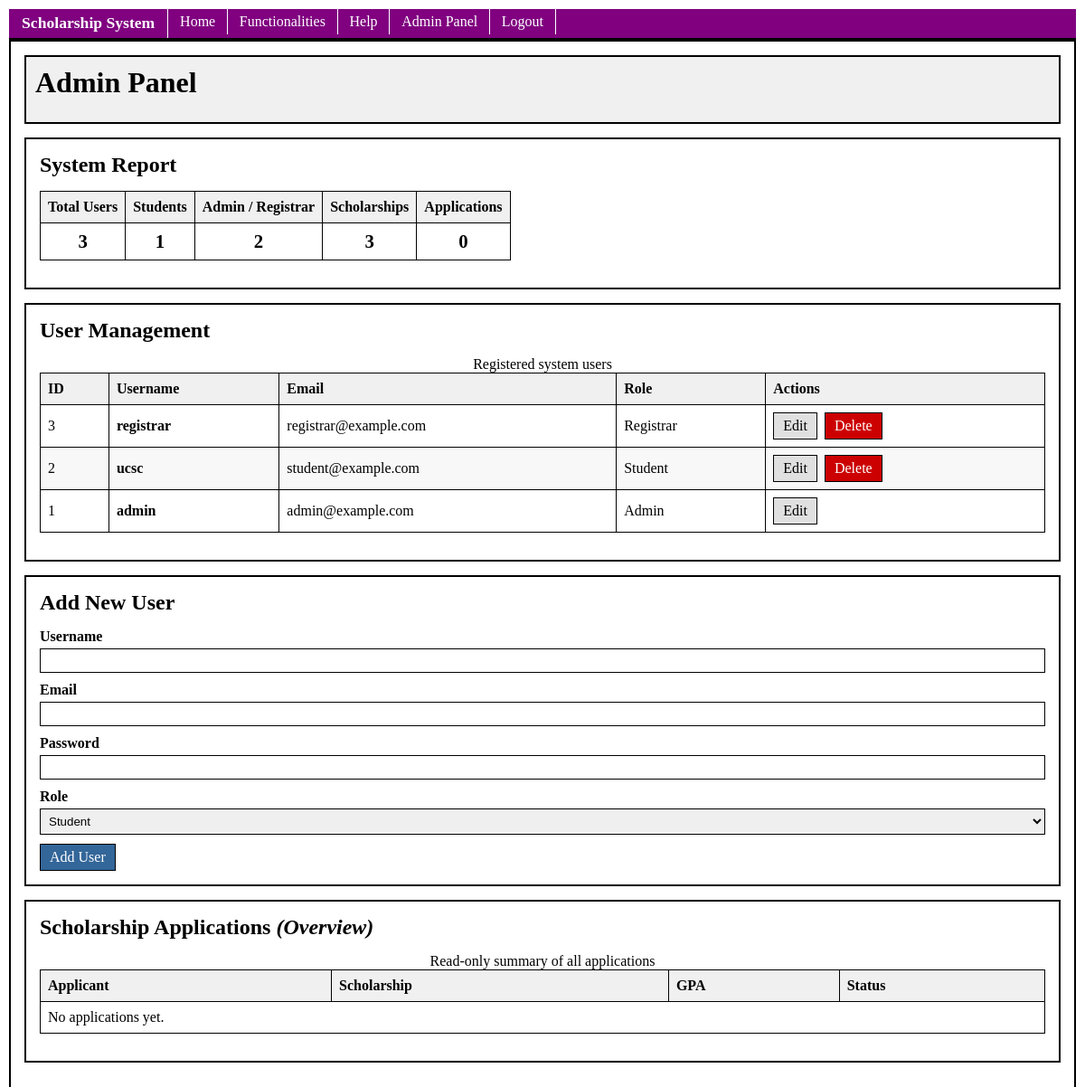
The page /public/admin.php (signed in) on the database its author committed.
### tables this page shows
CREATE TABLE IF NOT EXISTS users (
    id INT AUTO_INCREMENT PRIMARY KEY,
    username VARCHAR(50) UNIQUE NOT NULL,
    password VARCHAR(255) NOT NULL,
    role VARCHAR(20) NOT NULL DEFAULT 'student',
    email VARCHAR(100),
    full_name VARCHAR(150),
    name_with_initials VARCHAR(100),
    dob DATE,
    gender VARCHAR(10),
    created_at TIMESTAMP DEFAULT CURRENT_TIMESTAMP
);

### public/admin.php (the view, shortened to what this page needs)
<?php
require_once '../config/db.php';
$action = isset($_GET['action']) ? $_GET['action'] : 'list';
$editUser = null;
$users = [];
$applications = [];
$stats = ['total_users' => 0, 'students' => 0, 'staff' => 0];
if ($action === 'list') {
    $stmt = $conn->query("SELECT id, username, email, role, created_at FROM users ORDER BY id DESC");
    $users = $stmt->fetchAll();
    $stats['total_users'] = count($users);
    foreach ($users as $u) {
        if ($u['role'] === 'student') $stats['students']++;
        if (in_array($u['role'], ['admin', 'registrar'])) $stats['staff']++;
    }
    $stmt2 = $conn->query("SELECT ss.*, u.username, sch.name AS scholarship_name FROM student_scholarships ss INNER JOIN users u ON ss.student_id = u.id INNER JOIN scholarships sch ON ss.scholarship_id = sch.id ORDER BY ss.applied_at DESC");
    $applications = $stmt2->fetchAll();
    $stats['scholarships'] = $conn->query("SELECT COUNT(*) FROM scholarships")->fetchColumn();
    $stats['applications'] = count($applications);
}
require_once '../includes/header.php';
?>
    <div class="container">
        <div class="dashboard-header">
            <h1>Admin Panel</h1>
        </div>
        <?php if ($action === 'edit' && $editUser): ?>
            <div class="content-page">
                <h2>Edit User</h2>
                <form action="admin.php" method="POST" name="editUserForm" onsubmit="return checkEditUser()">
                    <input type="hidden" name="action" value="edit">
                    <input type="hidden" name="id" value="<?php echo $editUser['id']; ?>">
                    <div class="form-group">
                        <label for="editUsername">Username</label>
                        <input type="text" id="editUsername" name="username" value="<?php echo htmlspecialchars($editUser['username']); ?>">
                    </div>
                    <div class="form-group">
                        <label for="editEmail">Email</label>
                        <input type="email" id="editEmail" name="email" value="<?php echo htmlspecialchars($editUser['email']); ?>">
                    </div>
                    <div class="form-group">
                        <label for="editPassword">Password <em>(leave blank to keep current)</em></label>
                        <input type="password" id="editPassword" name="password">
                    </div>
                    <div class="form-group">
                        <label for="editRole">Role</label>
                        <select id="editRole" name="role">
                            <option value="student" <?php if ($editUser['role'] === 'student') echo 'selected'; ?>>Student</option>
                            <option value="admin" <?php if ($editUser['role'] === 'admin') echo 'selected'; ?>>Admin</option>
                            <option value="registrar" <?php if ($editUser['role'] === 'registrar') echo 'selected'; ?>>Registrar</option>
                        </select>
                    </div>
                    <button type="submit" class="btn btn-primary">Update User</button>
                    <a href="admin.php" class="btn btn-danger">Cancel</a>
                </form>
            </div>
        <?php else: ?>
            <div class="table-container">
                <h2>System Report</h2>
                <table class="stats-table">
                    <thead>
                        <tr>
                            <th>Total Users</th>
                            <th>Students</th>
                            <th>Admin / Registrar</th>
                            <th>Scholarships</th>
                            <th>Applications</th>
                        </tr>
                    </thead>
                    <tbody>
                        <tr>
                            <td><?php echo $stats['total_users']; ?></td>
                            <td><?php echo $stats['students']; ?></td>
                            <td><?php echo $stats['staff']; ?></td>
                            <td><?php echo $stats['scholarships']; ?></td>
                            <td><?php echo $stats['applications']; ?></td>
                        </tr>
                    </tbody>
                </table>
            </div>
            <div class="table-container">
                <h2>User Management</h2>
                <table>
                    <caption>Registered system users</caption>
                    <thead>
                        <tr>
                            <th>ID</th>
                            <th>Username</th>
                            <th>Email</th>
                            <th>Role</th>
                            <th>Actions</th>
                        </tr>
                    </thead>
                    <tbody>
                        <?php foreach ($users as $u): ?>
                        <tr>
                            <td><?php echo $u['id']; ?></td>
                            <td><strong><?php echo htmlspecialchars($u['username']); ?></strong></td>
                            <td><?php echo htmlspecialchars($u['email'] ? $u['email'] : 'N/A'); ?></td>
                            <td><?php echo ucfirst($u['role']); ?></td>
                            <td>
                                <a href="admin.php?action=edit&id=<?php echo $u['id']; ?>" class="btn">Edit</a>
                                <?php if ($u['role'] !== 'admin'): ?>
                                    <a href="admin.php?action=delete&id=<?php echo $u['id']; ?>" class="btn btn-danger" onclick="return confirm('Are you sure you want to delete this user?')">Delete</a>
                                <?php endif; ?>
                            </td>
                        </tr>
                        <?php endforeach; ?>
                    </tbody>
                </table>
            </div>
            <div class="content-page">
                <h2>Add New User</h2>
                <form action="admin.php" method="POST" name="addUserForm" onsubmit="return checkAddUser()">
                    <div class="form-group">
                        <label for="newUsername">Username</label>
                        <input type="text" id="newUsername" name="username">
                    </div>
                    <div class="form-group">
                        <label for="newEmail">Email</label>
                        <input type="email" id="newEmail" name="email">
                    </div>
                    <div class="form-group">
                        <label for="newPassword">Password</label>
                        <input type="password" id="newPassword" name="password">
                    </div>
                    <div class="form-group">
                        <label for="newRole">Role</label>
                        <select id="newRole" name="role">
                            <option value="student">Student</option>
                        </select>
                    </div>
                    <button type="submit" class="btn btn-primary">Add User</button>
                </form>
            </div>
            <div class="table-container">
                <h2>Scholarship Applications <em>(Overview)</em></h2>
                <table>
                    <caption>Read-only summary of all applications</caption>
                    <thead>
                        <tr>
                            <th>Applicant</th>
                            <th>Scholarship</th>
                            <th>GPA</th>
                            <th>Status</th>
                        </tr>
                    </thead>
                    <tbody>
                        <?php if (empty($applications)): ?>
                        <tr><td colspan="4">No applications yet.</td></tr>
                        <?php endif; ?>
                    </tbody>
                </table>
            </div>
        <?php endif; ?>
    </div>
<?php require_once '../includes/footer.php'; ?>

### public/css/style.css (style rules this page uses)
body { background-color: #ffffff; color: #000000; margin: 0; padding: 10px; }
.container, .content-page, .table-container { border: 2px solid #000000; padding: 15px; margin-bottom: 15px; }
h1, h2, h3 { margin-top: 0; margin-bottom: 10px; padding-bottom: 5px; }
.form-group { margin-bottom: 10px; }
.form-group label { display: block; margin-bottom: 4px; font-weight: bold; }
input[type="text"], input[type="password"], input[type="email"], input[type="number"] { width: 100%; border: 1px solid #000000; padding: 5px; box-sizing: border-box; }
.form-group select, .form-group textarea { width: 100%; border: 1px solid #000000; padding: 5px; box-sizing: border-box; }
.btn, .btn-primary, .btn-danger { box-sizing: border-box; font-family: inherit; font-size: inherit; line-height: normal; vertical-align: middle; }
.btn { border: 1px solid #000000; background-color: #e0e0e0; color: #000000; padding: 5px 10px; text-decoration: none; display: inline-block; cursor: pointer; margin-right: 4px; }
.btn-primary { border: 1px solid #000000; background-color: #336699; color: #ffffff; padding: 5px 10px; text-decoration: none; display: inline-block; cursor: pointer; margin-right: 4px; }
.btn-danger { border: 1px solid #000000; background-color: #cc0000; color: #ffffff; padding: 5px 10px; text-decoration: none; display: inline-block; cursor: pointer; margin-right: 4px; }
table { width: 100%; border-collapse: collapse; margin-bottom: 15px; }
table th, table td { border: 1px solid #000000; padding: 8px; text-align: left; }
table th { background-color: #f0f0f0; font-weight: bold; }
tbody tr:nth-child(even) { background-color: #f8f8f8; }
.dashboard-header { border: 2px solid #000000; padding: 10px; margin-bottom: 15px; background-color: #f0f0f0; }
.stats-table { width: auto; }
.stats-table td { text-align: center; font-size: 1.3em; font-weight: bold; }

### rows shown on the page
users: id "3", username "registrar", email "registrar@example.com", role "Registrar"
users: id "2", username "ucsc", email "student@example.com", role "Student"
users: id "1", username "admin", email "admin@example.com", role "Admin"

### other values the page prints
$stats['total_users'] "3"
$stats['students'] "1"
$stats['staff'] "2"
$stats['scholarships'] "3"
$stats['applications'] "0"
